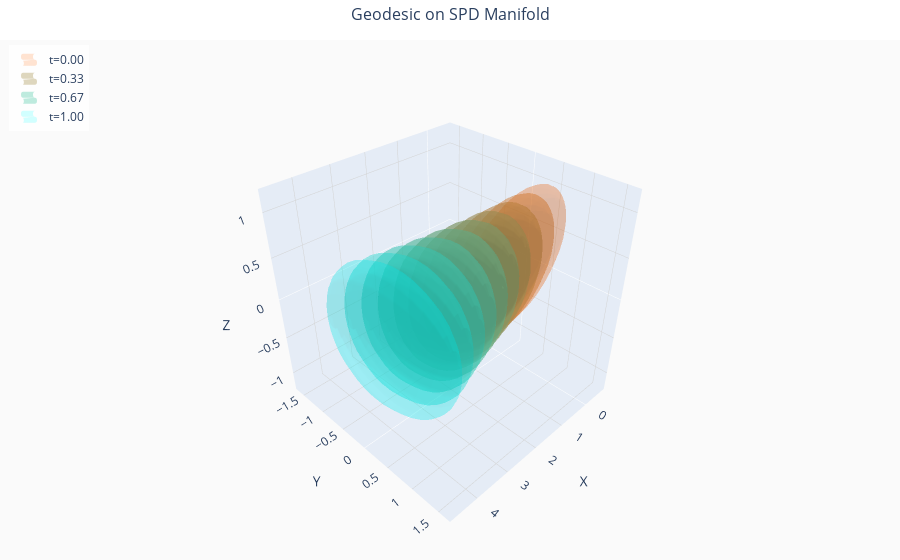

Here is the notebook cell this chart was saved with:
### Code cell
# Geodesic interpolation between two matrices
fig = viz.explore_spd(matrices[:2], mode='geodesic')
fig.show()

### Figure 1 — Plotly figure (JSON) as saved in the notebook; plotly's stock layout.template omitted (floating-point values rounded to 4 significant figures; data arrays with more than 128 entries replaced by an {"elided": "..."} marker saying what was removed)
{"data": [{"colorscale": [[0, "rgba(255, 100, 0, 0.3)"], [1, "rgba(255, 100, 0, 0.3)"]], "hoverinfo": "name", "name": "t=0.00", "opacity": 0.6, "showlegend": true, "showscale": false, "type": "surface", "x": {"elided": "20x20 float values"}, "y": {"elided": "20x20 float values"}, "z": {"elided": "20x20 float values"}}, {"colorscale": [[0, "rgba(226, 117, 28, 0.4111111111111111)"], [1, "rgba(226, 117, 28, 0.4111111111111111)"]], "hoverinfo": "name", "name": "t=0.11", "opacity": 0.6, "showlegend": false, "showscale": false, "type": "surface", "x": {"elided": "20x20 float values"}, "y": {"elided": "20x20 float values"}, "z": {"elided": "20x20 float values"}}, {"colorscale": [[0, "rgba(198, 134, 56, 0.5222222222222221)"], [1, "rgba(198, 134, 56, 0.5222222222222221)"]], "hoverinfo": "name", "name": "t=0.22", "opacity": 0.6, "showlegend": false, "showscale": false, "type": "surface", "x": {"elided": "20x20 float values"}, "y": {"elided": "20x20 float values"}, "z": {"elided": "20x20 float values"}}, {"colorscale": [[0, "rgba(170, 151, 85, 0.6333333333333333)"], [1, "rgba(170, 151, 85, 0.6333333333333333)"]], "hoverinfo": "name", "name": "t=0.33", "opacity": 0.6, "showlegend": true, "showscale": false, "type": "surface", "x": {"elided": "20x20 float values"}, "y": {"elided": "20x20 float values"}, "z": {"elided": "20x20 float values"}}, {"colorscale": [[0, "rgba(141, 168, 113, 0.7444444444444445)"], [1, "rgba(141, 168, 113, 0.7444444444444445)"]], "hoverinfo": "name", "name": "t=0.44", "opacity": 0.6, "showlegend": false, "showscale": false, "type": "surface", "x": {"elided": "20x20 float values"}, "y": {"elided": "20x20 float values"}, "z": {"elided": "20x20 float values"}}, {"colorscale": [[0, "rgba(113, 186, 141, 0.7444444444444445)"], [1, "rgba(113, 186, 141, 0.7444444444444445)"]], "hoverinfo": "name", "name": "t=0.56", "opacity": 0.6, "showlegend": false, "showscale": false, "type": "surface", "x": {"elided": "20x20 float values"}, "y": {"elided": "20x20 float values"}, "z": {"elided": "20x20 float values"}}, {"colorscale": [[0, "rgba(85, 203, 170, 0.6333333333333333)"], [1, "rgba(85, 203, 170, 0.6333333333333333)"]], "hoverinfo": "name", "name": "t=0.67", "opacity": 0.6, "showlegend": true, "showscale": false, "type": "surface", "x": {"elided": "20x20 float values"}, "y": {"elided": "20x20 float values"}, "z": {"elided": "20x20 float values"}}, {"colorscale": [[0, "rgba(56, 220, 198, 0.5222222222222224)"], [1, "rgba(56, 220, 198, 0.5222222222222224)"]], "hoverinfo": "name", "name": "t=0.78", "opacity": 0.6, "showlegend": false, "showscale": false, "type": "surface", "x": {"elided": "20x20 float values"}, "y": {"elided": "20x20 float values"}, "z": {"elided": "20x20 float values"}}, {"colorscale": [[0, "rgba(28, 237, 226, 0.41111111111111115)"], [1, "rgba(28, 237, 226, 0.41111111111111115)"]], "hoverinfo": "name", "name": "t=0.89", "opacity": 0.6, "showlegend": false, "showscale": false, "type": "surface", "x": {"elided": "20x20 float values"}, "y": {"elided": "20x20 float values"}, "z": {"elided": "20x20 float values"}}, {"colorscale": [[0, "rgba(0, 255, 255, 0.3)"], [1, "rgba(0, 255, 255, 0.3)"]], "hoverinfo": "name", "name": "t=1.00", "opacity": 0.6, "showlegend": true, "showscale": false, "type": "surface", "x": {"elided": "20x20 float values"}, "y": {"elided": "20x20 float values"}, "z": {"elided": "20x20 float values"}}], "layout": {"legend": {"bgcolor": "rgba(255,255,255,0.8)", "x": 0.01, "xanchor": "left", "y": 0.99, "yanchor": "top"}, "margin": {"b": 0, "l": 0, "r": 0, "t": 40}, "paper_bgcolor": "white", "scene": {"aspectmode": "cube", "bgcolor": "rgba(250, 250, 250, 1)", "camera": {"eye": {"x": 1.5, "y": 1.5, "z": 1.5}}, "xaxis": {"gridcolor": "lightgray", "gridwidth": 1, "showgrid": true, "title": {"text": "X"}}, "yaxis": {"gridcolor": "lightgray", "gridwidth": 1, "showgrid": true, "title": {"text": "Y"}}, "zaxis": {"gridcolor": "lightgray", "gridwidth": 1, "showgrid": true, "title": {"text": "Z"}}}, "showlegend": true, "title": {"font": {"size": 16}, "text": "Geodesic on SPD Manifold", "x": 0.5}}}
